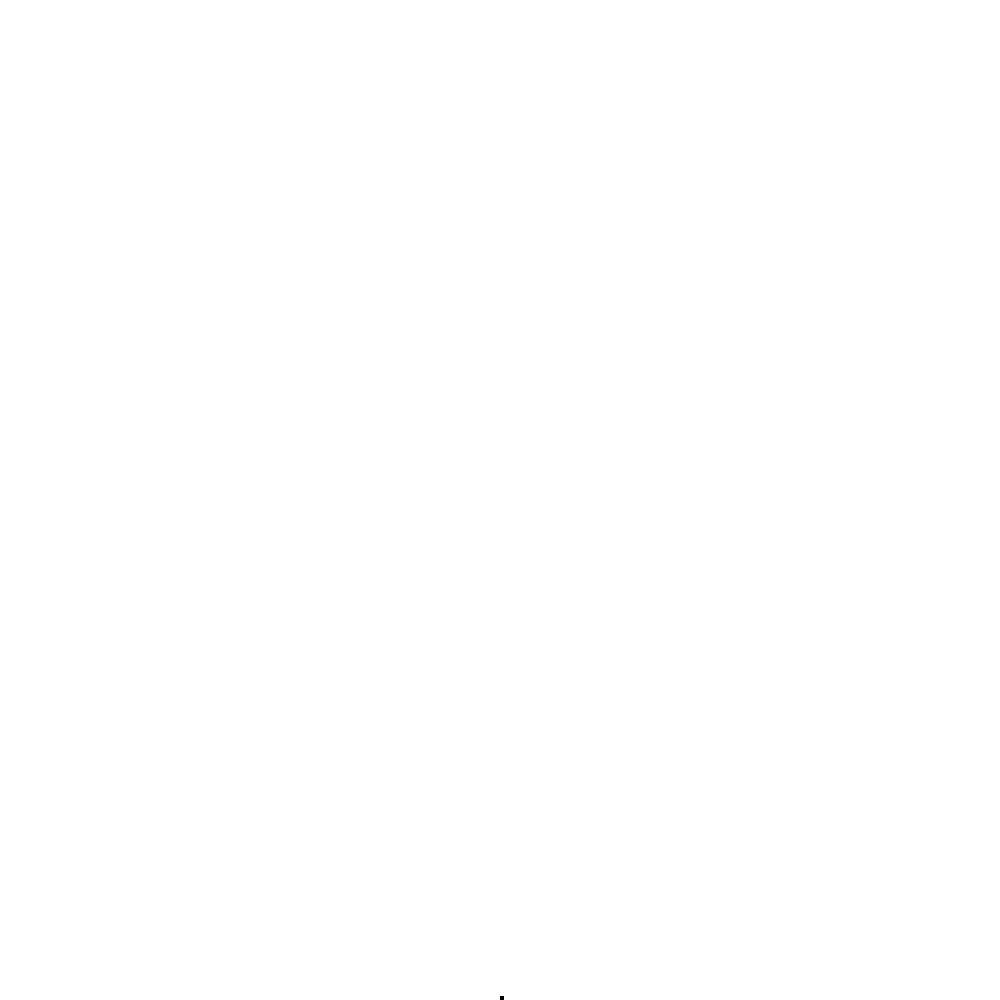
Frame 1 (no input)
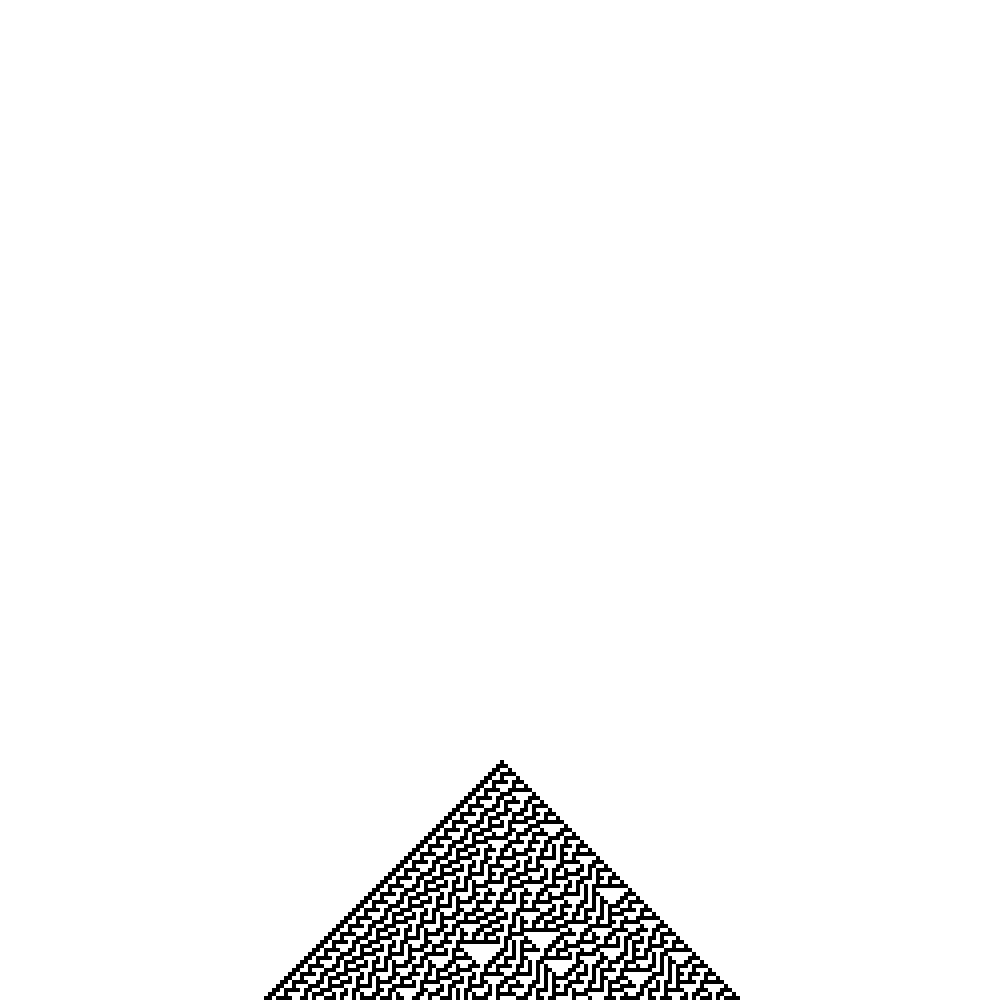
Frame 60 (the mouse pressed at the canvas centre just before this capture)
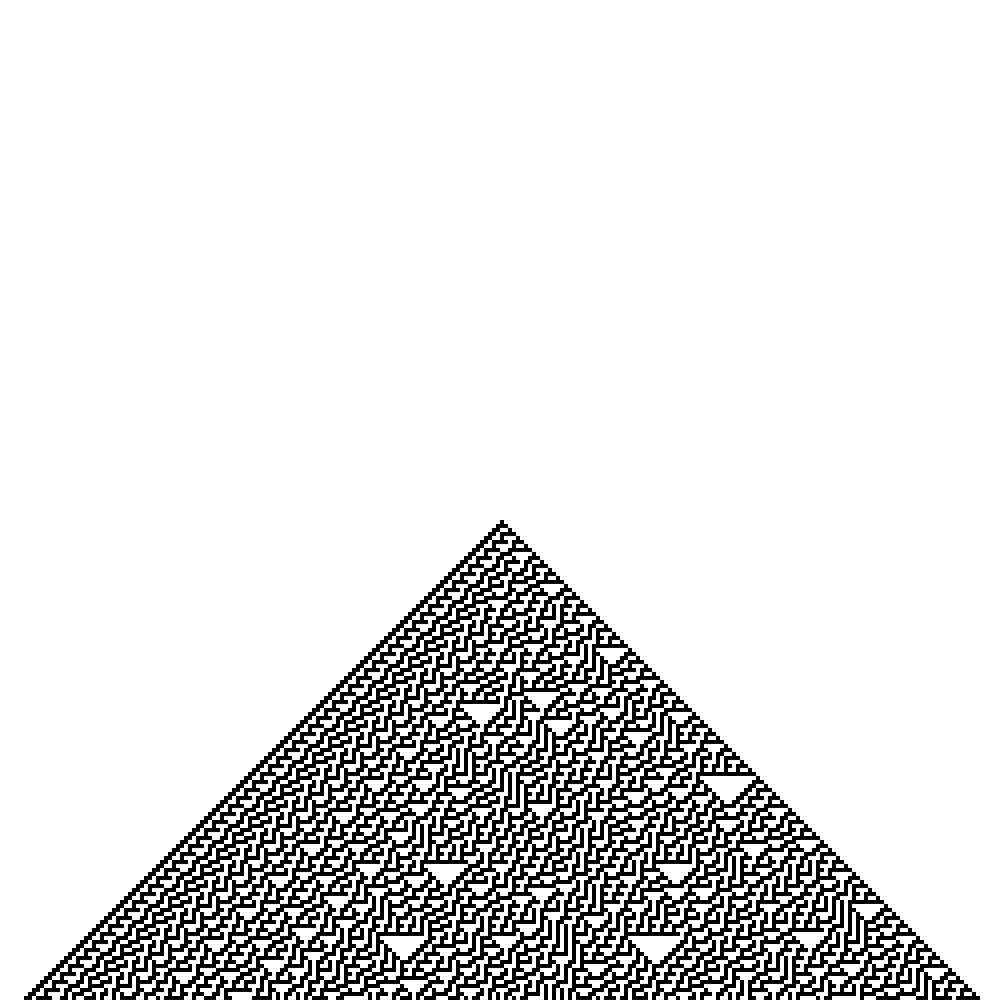
Frame 120 (the mouse held since frame 60 and released just before this capture)

The Processing sketch that drew these frames (run headless with seeded random() and noise(); from frame 60 on, the mouse is pressed at the canvas centre):

// Processing sketch: Cellular_Automata
// ── Cellular_Automata.pde
CA ca;   // An object to describe a Wolfram elementary Cellular Automata


void setup() {
  size(1000, 1000);
  frameRate(24);
  background(255);
  //int[] ruleset = {0,1,1,1,1,0,1,1};   // Rule 222  
  //int[] ruleset = {0,1,1,1,1,1,0,1};   // Rule 190  
  int[] ruleset = {0,1,1,1,1,0,0,0};   // Rule 30  
  //int[] ruleset = {0,1,1,1,0,1,1,0};   // Rule 110
  //int[] ruleset = {0,1,0,1,1,0,1,0};   // Rule 90
  
  ca = new CA(ruleset);                 // Initialize CA
}

void draw() {
  background(255);
  ca.display();          // Draw the CA
  ca.generate();
}

// ── CA.pde
class CA {

  int generation;  // How many generations?
  int[] ruleset;   // An array to store the ruleset, for example {0,1,1,0,1,1,0,1}
  int w = 4;
  int[][] matrix;  // Store a history of generations in 2D array, not just one

  int cols;
  int rows;


  CA(int[] r) {
    ruleset = r;
    cols = width/w;
    rows = height/w;
    matrix = new int[cols][rows];
    restart();
  }

  // Make a random ruleset
  void randomize() {
    for (int i = 0; i < 8; i++) {
      ruleset[i] = int(random(2));
    }
  }

  // Reset to generation 0
  void restart() {
    for (int i = 0; i < cols; i++) {
      for (int j = 0; j < rows; j++) {
        matrix[i][j] = 0;
      }
    }
    matrix[cols/2][0] = 1;    // We arbitrarily start with just the middle cell having a state of "1"
    generation = 0;
  }


  // The process of creating the new generation
  void generate() {

    // For every spot, determine new state by examing current state, and neighbor states
    // Ignore edges that only have one neighor
    for (int i = 0; i < cols; i++) {
      int left  = matrix[(i+cols-1)%cols][generation%rows];   // Left neighbor state
      int me    = matrix[i][generation%rows];       // Current state
      int right = matrix[(i+1)%cols][generation%rows];  // Right neighbor state
      matrix[i][(generation+1)%rows] = rules(left, me, right); // Compute next generation state based on ruleset
    }
    generation++;
  }

  // This is the easy part, just draw the cells, fill 255 for '1', fill 0 for '0'
  void display() {
    int offset = generation%rows;

    for (int i = 0; i < cols; i++) {
      for (int j = 0; j < rows; j++) {
        int y = j - offset;
        if (y <= 0) y = rows + y;
        // Only draw if cell state is 1
        if (matrix[i][j] == 1) {
          fill(0);
          noStroke();
          rect(i*w, (y-1)*w, w, w);
        }
      }
    }
  }

  // Implementing the Wolfram rules
  // This is the concise conversion to binary way
  int rules (int a, int b, int c) {
    String s = "" + a + b + c;
    int index = Integer.parseInt(s, 2);
    return ruleset[index];
  }

  // The CA is done if it reaches the bottom of the screen
  boolean finished() {
    if (generation > height/w) {
      return true;
    } 
    else {
      return false;
    }
  }
}
